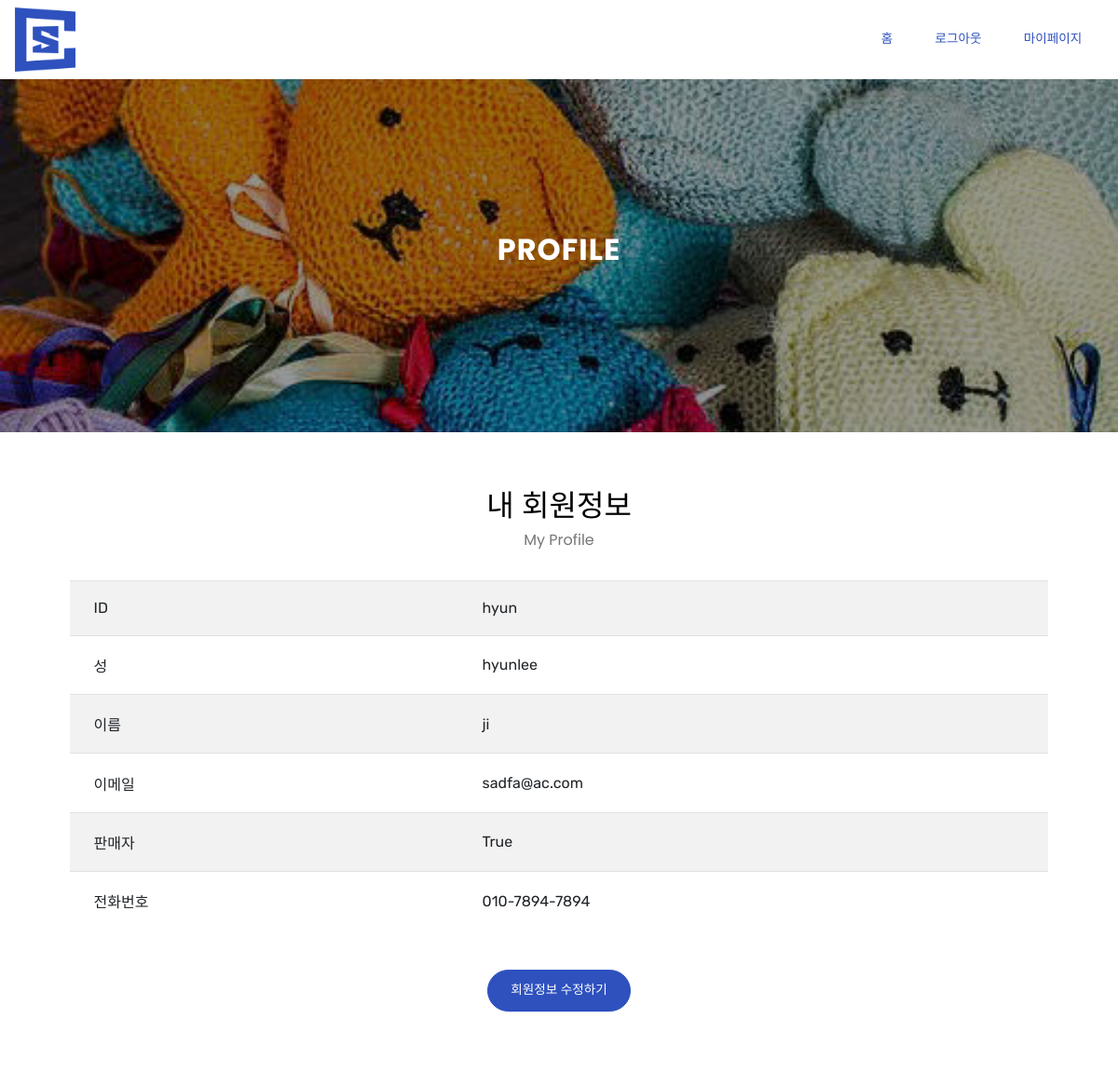
The page /accounts/profile_show/ (signed in) on the database its author committed.
### accounts/models.py (models this page shows)
class User(AbstractUser):
   seller = models.BooleanField(default=False)
   phone = models.CharField(
        null=True,
        blank=True,
        max_length=13,
        unique=True,
        validators=[
            RegexValidator(
                regex=r"\d{3}-\d{3,4}-\d{4}",
                message='010-1234-5678 형식으로 입력하세요.',
            )
        ]
    )

### accounts/views.py (the view)
# urls.py: path('profile_show/', views.profile_show, name='profile_show'),
@login_required
def profile_show(request):
    return render(request, 'accounts/profile_show.html')

### accounts/templates/accounts/profile_show.html (shortened to what this page needs)
{% extends 'base.html' %}
{% block content %}
{% load staticfiles %}
<!DOCTYPE html>
<html  >
<head>
  <link rel="stylesheet" href="{% static 'assets/bootstrap/css/bootstrap.min.css' %}">
  <link rel="stylesheet" href="{% static 'assets/bootstrap/css/bootstrap-grid.min.css' %}">
  <link rel="stylesheet" href="{% static 'assets/bootstrap/css/bootstrap-reboot.min.css' %}">
  <link rel="stylesheet" href="{% static 'assets/datatables/data-tables.bootstrap4.min.css' %}">
  <link rel="stylesheet" href="{% static 'assets/theme/css/style.css' %}">
  <link rel="preload" as="style" href="{% static 'assets/mobirise/css/mbr-additional.css' %}"><link rel="stylesheet" href="{% static 'assets/mobirise/css/mbr-additional.css' %}" type="text/css">
</head>
<body>
  <section class="features14 popup-btn-cards cid-rIsKCiGiSI mbr-parallax-background" id="features14-1z">
    <div class="mbr-overlay" style="opacity: 0.4; background-color: rgb(0, 0, 0);">
    </div>
    <a class="full-link" href=""></a>
    <div class="container-fluid card-wrapper">
        <div class="row justify-content-center align-items-center" style="min-height: 12vw;">
             <div class="col-xl-10 col-lg-10 col-md-12 text-block">
                <h2 class="mbr-section-title mbr-fonts-style mbr-light mbr-white mbr-bold display-2">PROFILE</h2>
             </div>
        </div>
    </div>
</section>
{% if user.is_authenticated %}
<section class="table1 section-table cid-rIsLp4pmia" id="table1-24">
    <div class="container">
        <div class="media-container-row align-center">
            <div class="col-12 col-md-12">
                <h2 class="mbr-section-title mbr-fonts-style mbr-black display-2">
                    내 회원정보</h2>
                <h3 class="mbr-section-subtitle mbr-fonts-style pb-4 display-5">
                    My Profile</h3>
                <div class="table-wrapper">
                    <div class="container-fluid scroll">
                        <table class="table table-striped" cellspacing="0">
                            <tbody>
                            <tr>
                                <td class="body-item mbr-fonts-style display-7">ID</td><td class="body-item mbr-fonts-style display-7">{{ user.username }}</td></tr><tr>
                                <td class="body-item mbr-fonts-style display-7">성</td><td class="body-item mbr-fonts-style display-7">{{ user.first_name }}</td></tr><tr>
                                <td class="body-item mbr-fonts-style display-7">이름</td><td class="body-item mbr-fonts-style display-7">{{ user.last_name }}</td></tr><tr>
                                <td class="body-item mbr-fonts-style display-7">이메일</td><td class="body-item mbr-fonts-style display-7">{{ user.email }}</td></tr><tr>
                                <td class="body-item mbr-fonts-style display-7">판매자&nbsp;</td><td class="body-item mbr-fonts-style display-7">{{ user.seller }}</td></tr><tr>
                                <td class="body-item mbr-fonts-style display-7">전화번호</td><td class="body-item mbr-fonts-style display-7">{{ user.phone }}</td></tr></tbody>
                        </table>
                    </div>
                </div>
            </div>
        </div>
    </div>
</section>
<section class="mbr-section content11 cid-rIw3BnhE9I" id="content11-3d">
    <div class="container-fluid">
        <div class="row justify-content-center">
            <div class="col-12 col-lg-10">
                <div class="mbr-section-btn align-center"><a class="btn btn-success display-4" href="{% url 'profile_edit' %}">회원정보 수정하기</a>
            </div>
        </div>
    </div>
</section>
  {% endif %}
</body>
</html>
{% endblock %}

### sclass/static/assets2/theme/css/style.css (style rules this page uses)
div, span, h1, h2, h3, h4, h5, h6, p, blockquote, a, ol, ul, li, figcaption, textarea, input, .display-1, .display-2 { font: inherit; }
section { background-color: #eeeeee; }
section, .container, .container-fluid { position: relative; word-wrap: break-word; }
a { font-style: normal; font-weight: 400; cursor: pointer; }
a, a:hover { text-decoration: none; }
body { color: #232323; }
h1, h2, h3, h4, h5, h6, .h1, .h2, .h3, .h4, .h5, .h6, .display-1, .display-2, .display-3 { line-height: 1; word-break: break-word; word-wrap: break-word; }
body { position: relative; }
section { background-position: 50% 50%; background-repeat: no-repeat; background-size: cover; }
.mbr-white { color: #ffffff; }
.mbr-black { color: #000000; }
.align-center { text-align: center; }
.mbr-light { font-weight: 300; }
.mbr-bold { font-weight: 700; }
.media-container-row { display: -ms-flexbox; display: -webkit-box; display: flex; -ms-flex-direction: row; -webkit-box-orient: horizontal; -webkit-box-direction: normal; flex-direction: row; -ms-flex-wrap: wrap; flex-wrap: wrap; -ms-flex-pack: center; -webkit-box-pack: center; justify-content: center; -ms-flex-line-pack: center; align-content: center; -ms-flex-align: start; -webkit-box-align: start; align-items: start; }
@media (min-width: 992px) { .media-container-row { -ms-flex-wrap: nowrap; flex-wrap: nowrap; } }
.card-wrapper { -webkit-box-flex: 1; -ms-flex: 1; flex: 1; -webkit-flex: 1; }
.mbr-section-btn { margin-left: -.25rem; margin-right: -.25rem; font-size: 0; }
.row { display: -webkit-flex; -webkit-flex-wrap: wrap; }
.justify-content-center { -webkit-justify-content: center; }
.mbr-section-title { font-style: normal; line-height: 1.2; }
.mbr-section-subtitle { line-height: 1.3; }
body { font-style: normal; line-height: 1.5; }
.btn { position: relative; font-weight: 500; border-width: 1px; font-style: normal; letter-spacing: normal; margin: .4rem .8rem; white-space: normal; transition-property: background-color, color, border-color, box-shadow; transition-duration: .3s, .3s, .3s, 2s; transition-timing-function: ease-in-out; display: -webkit-inline-flex; display: inline-flex; -webkit-align-items: center; align-items: center; -webkit-justify-content: center; justify-content: center; word-break: break-word; }
.mbr-overlay { background-color: #000; bottom: 0; left: 0; opacity: .5; position: absolute; right: 0; top: 0; z-index: 0; }
html, body { height: auto; min-height: 100vh; }

### sclass/static/assets2/mobirise/css/mbr-additional.css (style rules this page uses)
body { font-family: Poppins; }
.display-2 { font-family: 'Poppins', sans-serif; font-size: 1.8rem; }
.display-4 { font-family: 'Poppins', sans-serif; font-size: 0.85rem; }
.display-5 { font-family: 'Poppins', sans-serif; font-size: 1.2rem; }
.display-7 { font-family: 'Rubik', sans-serif; font-size: 1.4rem; }
.btn { padding: 0.719rem 1.5rem; border-radius: 3px; }
.btn-success, .btn-success:active, .btn-success.active { background-color: #365c9a !important; border-color: #365c9a !important; color: #ffffff !important; }
.mbr-section-btn a.btn:not(.btn-form) { border-radius: 100px; transition-property: background-color, color, border-color, box-shadow; transition-duration: 0.3s, 0.3s, 0.3s, 0.8s; transition-timing-function: ease-in-out; }
a, a:hover { color: #365c9a; }

### rows shown on the page
User: username "hyun", first_name "hyunlee", last_name "ji", email "sadfa@ac.com", seller "True", phone "010-7894-7894"
